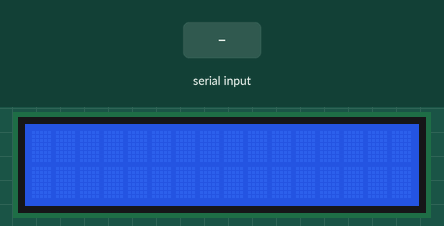
This sketch was run on a simulated Arduino Uno, built with avr-gcc and run on an emulated ATmega328P. Parts: 16×2 character LCD. Inputs (shaded band) come from the test bench.

Above: at 1.2 s.
1.3 s: "1" received over Serial
At 3.1 s:
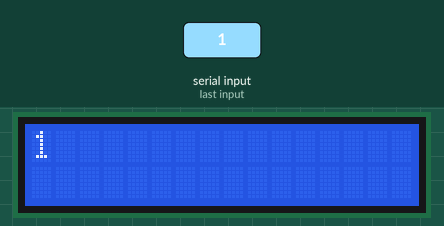
3.8 s: "0" received over Serial
At 6.0 s:
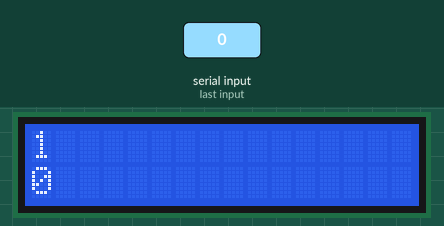
6.3 s: "2" received over Serial
At 8.1 s:
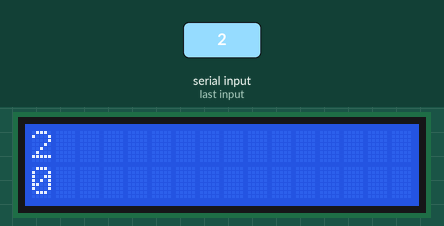
Timing chart, 0 to 9.6 s (numbered marks = the images above; inputs shaded):
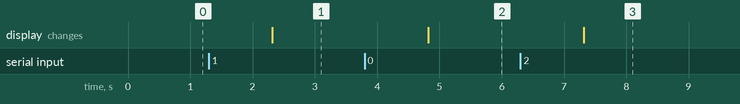

Measured:
- after the input at 1.3 s, the display: changes after 1.0 s (image 1)
- after the input at 3.8 s, the display: changes after 1.0 s (image 2)
- after the input at 6.3 s, the display: changes after 1.0 s (image 3)

The sketch:

lcd_print_serial.ino
```cpp
#include <Wire.h>
#include <LiquidCrystal_I2C.h>

#define LCD_ADDRESS 0x27

LiquidCrystal_I2C lcd(LCD_ADDRESS, 16, 2);

int lineState = 1;

// func declaration
void lcdPrint();

void setup() {
  Serial.begin(115200);

  lcd.init();
  lcd.backlight();
  lcd.clear();
}

void loop() {
  if(Serial.available() > 0) {
    String serialString = Serial.readString();

    if(serialString.length() <= 16) {
      lcdPrint(serialString);
    }
  }
}

void lcdPrint(String serialString) {
  // remove previous text by adding space
  for(int i = serialString.length(); i < 17; i++) {
    serialString = serialString + " ";
  }
  lcd.print(serialString);

  if(lineState == 1) {
    lcd.setCursor(0, 1);
    lineState = 0;
  } else {
    lcd.setCursor(0, 0);
    lineState = 1;
  }
}
```
